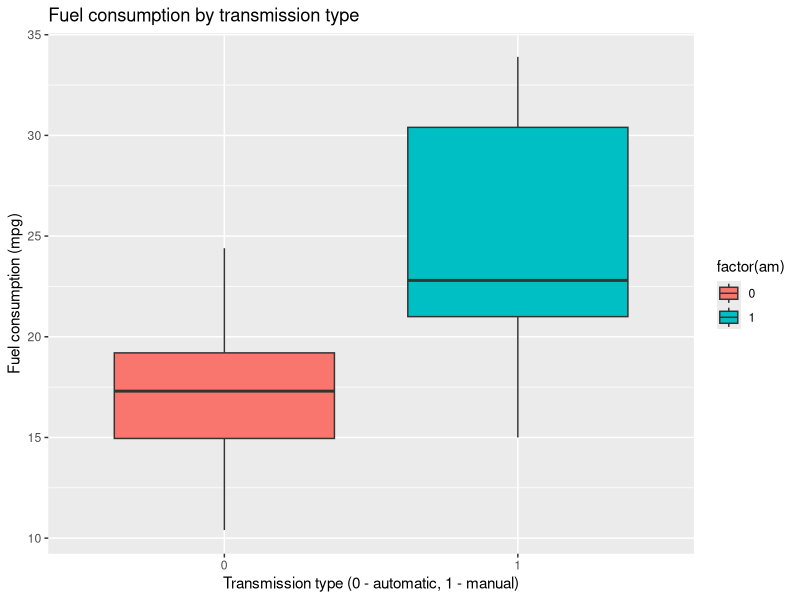

Generate this figure with R:
## ---- chunk 1
library(datasets)
library(ggplot2)
library(dplyr)
library(xtable)
options(xtable.comment = FALSE)
data(mtcars)
## ---- chunk 2
ggplot(mtcars, aes(x = factor(am), y = mpg, fill = factor(am))) +
    geom_boxplot() +
    xlab("Transmission type (0 - automatic, 1 - manual)") +
    ylab("Fuel consumption (mpg)") +
    ggtitle('Fuel consumption by transmission type')
## ---- chunk 3
fit <- lm(mpg ~ factor(am), mtcars)
print(xtable(summary(fit)$coefficients), include.rownames=FALSE, sanitize.text=identity)
